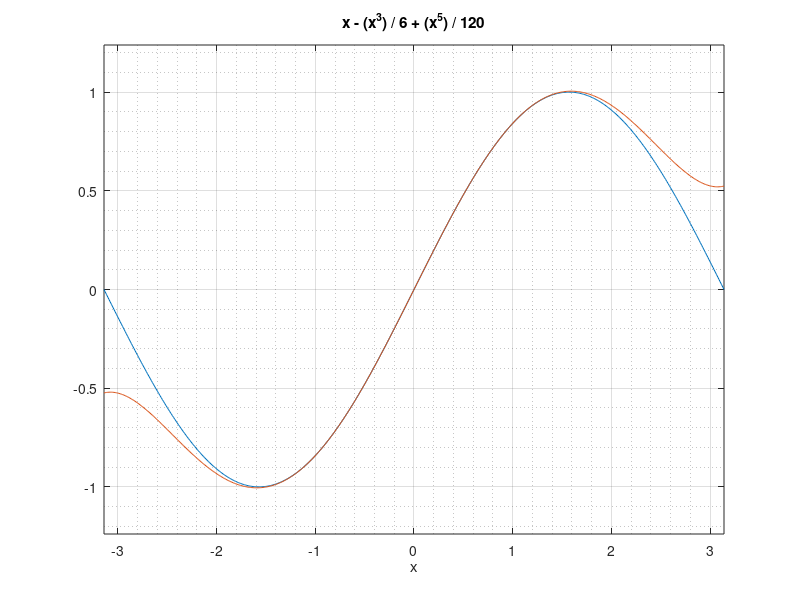

Source code (MATLAB):
f=@(x)sin(x);
g=@(x)x-(x.^3)/6+(x.^5)/120;
figure(1)
ezplot(f,[-pi pi]);
hold on
ezplot(g,[-pi pi]);
grid on;
grid minor;